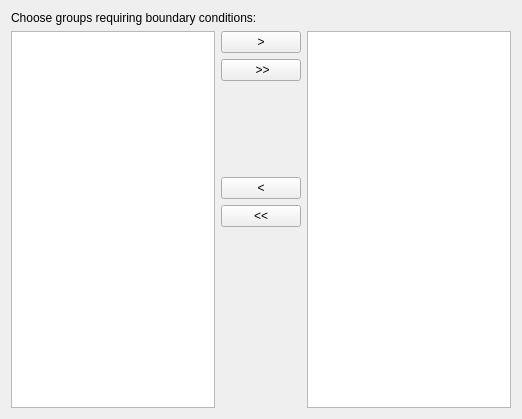
<?xml version="1.0" encoding="UTF-8"?>
<ui version="4.0">
 <class>groupChooser</class>
 <widget class="QWidget" name="groupChooser">
  <property name="geometry">
   <rect>
    <x>0</x>
    <y>0</y>
    <width>522</width>
    <height>419</height>
   </rect>
  </property>
  <property name="windowTitle">
   <string>Form</string>
  </property>
  <layout class="QVBoxLayout" name="verticalLayout_2">
   <item>
    <widget class="QLabel" name="label">
     <property name="text">
      <string>Choose groups requiring boundary conditions:</string>
     </property>
    </widget>
   </item>
   <item>
    <layout class="QHBoxLayout" name="horizontalLayout">
     <item>
      <widget class="QListWidget" name="listAllGroups">
       <property name="toolTip">
        <string>Available groups</string>
       </property>
       <property name="sortingEnabled">
        <bool>true</bool>
       </property>
      </widget>
     </item>
     <item>
      <layout class="QVBoxLayout" name="verticalLayout">
       <item>
        <widget class="QPushButton" name="addOneBut">
         <property name="toolTip">
          <string>Add selected group(s)</string>
         </property>
         <property name="text">
          <string>&gt;</string>
         </property>
        </widget>
       </item>
       <item>
        <widget class="QPushButton" name="addAllBut">
         <property name="toolTip">
          <string>Add all</string>
         </property>
         <property name="text">
          <string>     &gt;&gt;    </string>
         </property>
        </widget>
       </item>
       <item>
        <spacer name="verticalSpacer">
         <property name="orientation">
          <enum>Qt::Vertical</enum>
         </property>
         <property name="sizeHint" stdset="0">
          <size>
           <width>20</width>
           <height>40</height>
          </size>
         </property>
        </spacer>
       </item>
       <item>
        <widget class="QPushButton" name="delOneBut">
         <property name="toolTip">
          <string>Remove selected group(s)</string>
         </property>
         <property name="text">
          <string>&lt;</string>
         </property>
        </widget>
       </item>
       <item>
        <widget class="QPushButton" name="delAllBut">
         <property name="toolTip">
          <string>Remove all</string>
         </property>
         <property name="text">
          <string>&lt;&lt;</string>
         </property>
        </widget>
       </item>
       <item>
        <spacer name="verticalSpacer_2">
         <property name="orientation">
          <enum>Qt::Vertical</enum>
         </property>
         <property name="sizeHint" stdset="0">
          <size>
           <width>20</width>
           <height>40</height>
          </size>
         </property>
        </spacer>
       </item>
       <item>
        <spacer name="verticalSpacer_3">
         <property name="orientation">
          <enum>Qt::Vertical</enum>
         </property>
         <property name="sizeHint" stdset="0">
          <size>
           <width>20</width>
           <height>40</height>
          </size>
         </property>
        </spacer>
       </item>
      </layout>
     </item>
     <item>
      <widget class="QListWidget" name="listSelGroups">
       <property name="toolTip">
        <string>Selected groups</string>
       </property>
       <property name="sortingEnabled">
        <bool>true</bool>
       </property>
      </widget>
     </item>
    </layout>
   </item>
  </layout>
 </widget>
 <resources/>
 <connections>
  <connection>
   <sender>addOneBut</sender>
   <signal>clicked()</signal>
   <receiver>groupChooser</receiver>
   <slot>onAddOne()</slot>
   <hints>
    <hint type="sourcelabel">
     <x>271</x>
     <y>39</y>
    </hint>
    <hint type="destinationlabel">
     <x>264</x>
     <y>426</y>
    </hint>
   </hints>
  </connection>
  <connection>
   <sender>addAllBut</sender>
   <signal>clicked()</signal>
   <receiver>groupChooser</receiver>
   <slot>onAddAll()</slot>
   <hints>
    <hint type="sourcelabel">
     <x>245</x>
     <y>69</y>
    </hint>
    <hint type="destinationlabel">
     <x>468</x>
     <y>-21</y>
    </hint>
   </hints>
  </connection>
  <connection>
   <sender>delOneBut</sender>
   <signal>clicked()</signal>
   <receiver>groupChooser</receiver>
   <slot>onClearOne()</slot>
   <hints>
    <hint type="sourcelabel">
     <x>280</x>
     <y>192</y>
    </hint>
    <hint type="destinationlabel">
     <x>448</x>
     <y>-14</y>
    </hint>
   </hints>
  </connection>
  <connection>
   <sender>delAllBut</sender>
   <signal>clicked()</signal>
   <receiver>groupChooser</receiver>
   <slot>onClearAllSelected()</slot>
   <hints>
    <hint type="sourcelabel">
     <x>241</x>
     <y>228</y>
    </hint>
    <hint type="destinationlabel">
     <x>353</x>
     <y>-5</y>
    </hint>
   </hints>
  </connection>
 </connections>
 <slots>
  <slot>onClearAllSelected()</slot>
  <slot>onClearOne()</slot>
  <slot>onAddAll()</slot>
  <slot>onAddOne()</slot>
 </slots>
</ui>
